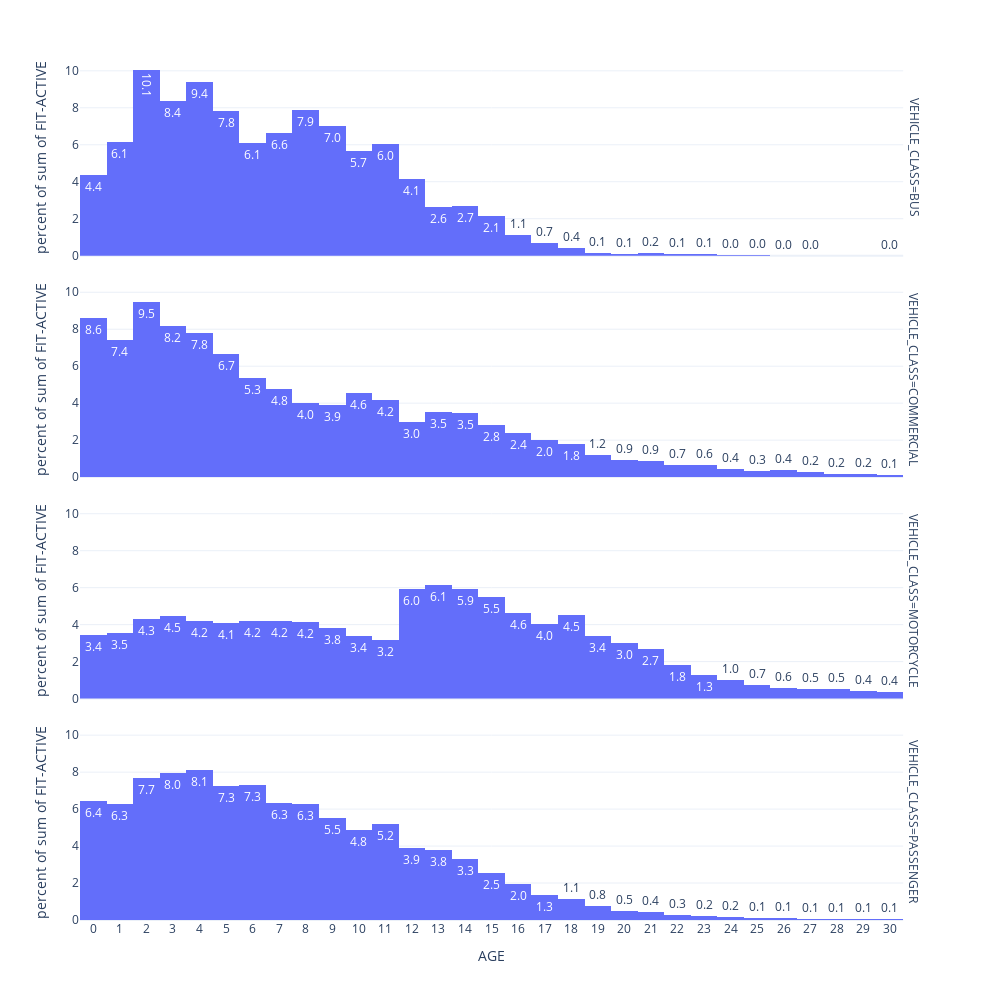

Source (notebook cell):
### Code cell
fig = px.histogram(r5, x='AGE', y='FIT-ACTIVE', facet_row='VEHICLE_CLASS', 
                   nbins=31, histnorm='percent', 
                #    cumulative=True,
                   template='plotly_white', width=1000, height=1000, text_auto='.1f')

fig.update_layout(xaxis=dict(dtick=1))

fig.show()

### Figure 1 — Plotly figure (JSON) as saved in the notebook; plotly's stock layout.template omitted (floating-point values rounded to 4 significant figures)
{"data": [{"alignmentgroup": "True", "bingroup": "x", "histfunc": "sum", "histnorm": "percent", "hovertemplate": "VEHICLE_CLASS=BUS<br>AGE=%{x}<br>percent of sum of FIT-ACTIVE=%{y}<extra></extra>", "legendgroup": "", "marker": {"color": "#636efa", "pattern": {"shape": ""}}, "name": "", "nbinsx": 31, "offsetgroup": "", "orientation": "v", "showlegend": false, "texttemplate": "%{value:.1f}", "type": "histogram", "x": [0, 1, 2, 3, 4, 5, 6, 7, 8, 9, 10, 11, 12, 13, 14, 15, 16, 17, 18, 19, 20, 21, 22, 23, 24, 25, 26, 27, 28, 29, 30], "xaxis": "x4", "y": [1304, 1830, 2995, 2500, 2802, 2327, 1816, 1971, 2352, 2090, 1693, 1794, 1234, 776, 800, 635, 329, 206, 127, 37, 32, 50, 32, 26, 13, 7, 2, 2, 0, 0, 1], "yaxis": "y4"}, {"alignmentgroup": "True", "bingroup": "x", "histfunc": "sum", "histnorm": "percent", "hovertemplate": "VEHICLE_CLASS=COMMERCIAL<br>AGE=%{x}<br>percent of sum of FIT-ACTIVE=%{y}<extra></extra>", "legendgroup": "", "marker": {"color": "#636efa", "pattern": {"shape": ""}}, "name": "", "nbinsx": 31, "offsetgroup": "", "orientation": "v", "showlegend": false, "texttemplate": "%{value:.1f}", "type": "histogram", "x": [0, 1, 2, 3, 4, 5, 6, 7, 8, 9, 10, 11, 12, 13, 14, 15, 16, 17, 18, 19, 20, 21, 22, 23, 24, 25, 26, 27, 28, 29, 30], "xaxis": "x3", "y": [129859, 112553, 143314, 123742, 117816, 100677, 80891, 71922, 60904, 59224, 68877, 62915, 44846, 53633, 52407, 42697, 36137, 30185, 26945, 18241, 14151, 13207, 10053, 9547, 6758, 5020, 5514, 3779, 2737, 2288, 1935], "yaxis": "y3"}, {"alignmentgroup": "True", "bingroup": "x", "histfunc": "sum", "histnorm": "percent", "hovertemplate": "VEHICLE_CLASS=MOTORCYCLE<br>AGE=%{x}<br>percent of sum of FIT-ACTIVE=%{y}<extra></extra>", "legendgroup": "", "marker": {"color": "#636efa", "pattern": {"shape": ""}}, "name": "", "nbinsx": 31, "offsetgroup": "", "orientation": "v", "showlegend": false, "texttemplate": "%{value:.1f}", "type": "histogram", "x": [0, 1, 2, 3, 4, 5, 6, 7, 8, 9, 10, 11, 12, 13, 14, 15, 16, 17, 18, 19, 20, 21, 22, 23, 24, 25, 26, 27, 28, 29, 30], "xaxis": "x2", "y": [6758, 6964, 8442, 8807, 8278, 8041, 8226, 8307, 8190, 7536, 6679, 6270, 11711, 12072, 11655, 10820, 9068, 7962, 8924, 6649, 5946, 5325, 3609, 2526, 1931, 1432, 1145, 1000, 1015, 782, 744], "yaxis": "y2"}, {"alignmentgroup": "True", "bingroup": "x", "histfunc": "sum", "histnorm": "percent", "hovertemplate": "VEHICLE_CLASS=PASSENGER<br>AGE=%{x}<br>percent of sum of FIT-ACTIVE=%{y}<extra></extra>", "legendgroup": "", "marker": {"color": "#636efa", "pattern": {"shape": ""}}, "name": "", "nbinsx": 31, "offsetgroup": "", "orientation": "v", "showlegend": false, "texttemplate": "%{value:.1f}", "type": "histogram", "x": [0, 1, 2, 3, 4, 5, 6, 7, 8, 9, 10, 11, 12, 13, 14, 15, 16, 17, 18, 19, 20, 21, 22, 23, 24, 25, 26, 27, 28, 29, 30], "xaxis": "x", "y": [430762, 422696, 517396, 534711, 543758, 486871, 489953, 425526, 420215, 369730, 325214, 347718, 262822, 255644, 222416, 171090, 131235, 89248, 76704, 51667, 33440, 29032, 19680, 13938, 10924, 6284, 6924, 5140, 4363, 4411, 4793], "yaxis": "y"}], "layout": {"annotations": [{"font": {}, "showarrow": false, "text": "VEHICLE_CLASS=PASSENGER", "textangle": 90, "x": 0.98, "xanchor": "left", "xref": "paper", "y": 0.1138, "yanchor": "middle", "yref": "paper"}, {"font": {}, "showarrow": false, "text": "VEHICLE_CLASS=MOTORCYCLE", "textangle": 90, "x": 0.98, "xanchor": "left", "xref": "paper", "y": 0.3712, "yanchor": "middle", "yref": "paper"}, {"font": {}, "showarrow": false, "text": "VEHICLE_CLASS=COMMERCIAL", "textangle": 90, "x": 0.98, "xanchor": "left", "xref": "paper", "y": 0.6288, "yanchor": "middle", "yref": "paper"}, {"font": {}, "showarrow": false, "text": "VEHICLE_CLASS=BUS", "textangle": 90, "x": 0.98, "xanchor": "left", "xref": "paper", "y": 0.8862, "yanchor": "middle", "yref": "paper"}], "barmode": "relative", "height": 1000, "legend": {"tracegroupgap": 0}, "margin": {"t": 60}, "width": 1000, "xaxis": {"anchor": "y", "domain": [0, 0.98], "dtick": 1, "title": {"text": "AGE"}}, "xaxis2": {"anchor": "y2", "domain": [0, 0.98], "matches": "x", "showticklabels": false}, "xaxis3": {"anchor": "y3", "domain": [0, 0.98], "matches": "x", "showticklabels": false}, "xaxis4": {"anchor": "y4", "domain": [0, 0.98], "matches": "x", "showticklabels": false}, "yaxis": {"anchor": "x", "domain": [0, 0.2275], "title": {"text": "percent of sum of FIT-ACTIVE"}}, "yaxis2": {"anchor": "x2", "domain": [0.2575, 0.485], "matches": "y", "title": {"text": "percent of sum of FIT-ACTIVE"}}, "yaxis3": {"anchor": "x3", "domain": [0.515, 0.7425], "matches": "y", "title": {"text": "percent of sum of FIT-ACTIVE"}}, "yaxis4": {"anchor": "x4", "domain": [0.7725, 1], "matches": "y", "title": {"text": "percent of sum of FIT-ACTIVE"}}}}
